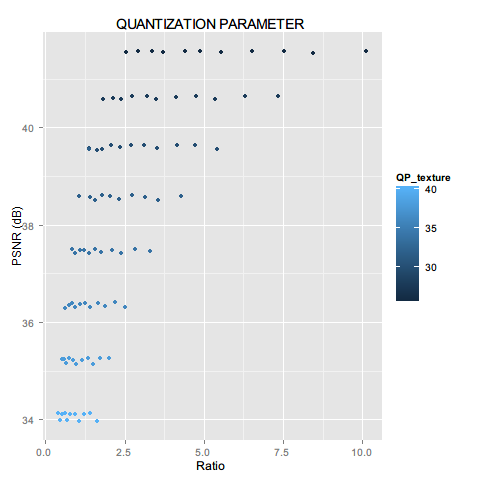

This chart was generated by the following R code:
##########################################################
#This script is used for analizing effect of different QP values
##########################################################


## Step 1: read raw data from work directory

# Uncomment next line if xlsx package haven't been installed
#install.packages("xlsx")

# Load dependent library so that .xlsx file can be read
library(rJava)
library(xlsxjars)
library(xlsx)
RawData <- read.xlsx(file="./RawData.xlsx", sheetIndex=1)




## Step 2: Subset by observations

# With DMVP enable and ALC enable 
# Part of quantization parameter (QP) values are chosen
SubData <- RawData[RawData$DepthBaseMVP== "Enable" & 
                           RawData$AdaptiveLuminanceCompensation== "Enable" &
                           RawData$VSP_Enable== "Enable", ]
QP_SubData <- SubData[SubData$Depth_QPISlice!=40 & 
                              SubData$Depth_QPISlice!=26, ]



## Step 3: Subset by variables

QP_Data <- data.frame(PSNR=QP_SubData$AVE_PSNR, 
                      Ratio=QP_SubData$Ratio,
                      QP_texture=QP_SubData$Texture_QPISlice)


## Step 4: Use ggplot package to plot graph
# If ggplot2 package haven't been installed, please uncomment next line
#install.packages("ggplot2")
# Load ggplot2 library, which implements the grammar of graphics
library(ggplot2)
QP_value <- aggregate(PSNR ~ Ratio + QP_texture, data = QP_Data, FUN = sum)
with(QP_value, qplot(Ratio, PSNR, col = QP_texture, 
                      geom = "point",
                      xlab = "Ratio",
                      ylab = "PSNR (dB)",
                      asp = 0.85, 
                      main = "QUANTIZATION PARAMETER"))


## Step 5: Copy graph from device into hard disk in work directory
dev.copy(png, file="QP_analysis.png")
dev.off()



# For optional format for analysis
# Txt format of raw data as well as organized data is supplied
write.table(RawData, file="./RawData.txt")
write.table(QP_Data, file="./QP_Data.txt")
